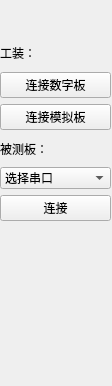
<?xml version="1.0" encoding="UTF-8"?>
<ui version="4.0">
 <class>widget_Setting</class>
 <widget class="QWidget" name="widget_Setting">
  <property name="geometry">
   <rect>
    <x>0</x>
    <y>0</y>
    <width>112</width>
    <height>386</height>
   </rect>
  </property>
  <property name="windowTitle">
   <string>Form</string>
  </property>
  <widget class="QWidget" name="">
   <property name="geometry">
    <rect>
     <x>0</x>
     <y>40</y>
     <width>111</width>
     <height>181</height>
    </rect>
   </property>
   <layout class="QGridLayout" name="gridLayout">
    <item row="0" column="0">
     <widget class="QLabel" name="label">
      <property name="text">
       <string>工装：</string>
      </property>
     </widget>
    </item>
    <item row="1" column="0">
     <widget class="QPushButton" name="pushButton_Link_Digit_Board">
      <property name="text">
       <string>连接数字板</string>
      </property>
     </widget>
    </item>
    <item row="2" column="0">
     <widget class="QPushButton" name="pushButton_Link_Analog_Board">
      <property name="text">
       <string>连接模拟板</string>
      </property>
     </widget>
    </item>
    <item row="3" column="0">
     <widget class="QLabel" name="label_2">
      <property name="text">
       <string>被测板：</string>
      </property>
     </widget>
    </item>
    <item row="4" column="0">
     <widget class="QComboBox" name="comboBox_PortA_Id">
      <item>
       <property name="text">
        <string>选择串口</string>
       </property>
      </item>
      <item>
       <property name="text">
        <string>COM1</string>
       </property>
      </item>
      <item>
       <property name="text">
        <string>COM2</string>
       </property>
      </item>
      <item>
       <property name="text">
        <string>COM3</string>
       </property>
      </item>
      <item>
       <property name="text">
        <string>COM4</string>
       </property>
      </item>
      <item>
       <property name="text">
        <string>COM5</string>
       </property>
      </item>
      <item>
       <property name="text">
        <string>COM6</string>
       </property>
      </item>
      <item>
       <property name="text">
        <string>COM7</string>
       </property>
      </item>
      <item>
       <property name="text">
        <string>COM8</string>
       </property>
      </item>
      <item>
       <property name="text">
        <string>COM9</string>
       </property>
      </item>
      <item>
       <property name="text">
        <string>COM10</string>
       </property>
      </item>
     </widget>
    </item>
    <item row="5" column="0">
     <widget class="QPushButton" name="pushButton_Link_Tested_Board">
      <property name="text">
       <string>连接</string>
      </property>
     </widget>
    </item>
   </layout>
  </widget>
 </widget>
 <resources/>
 <connections/>
</ui>
